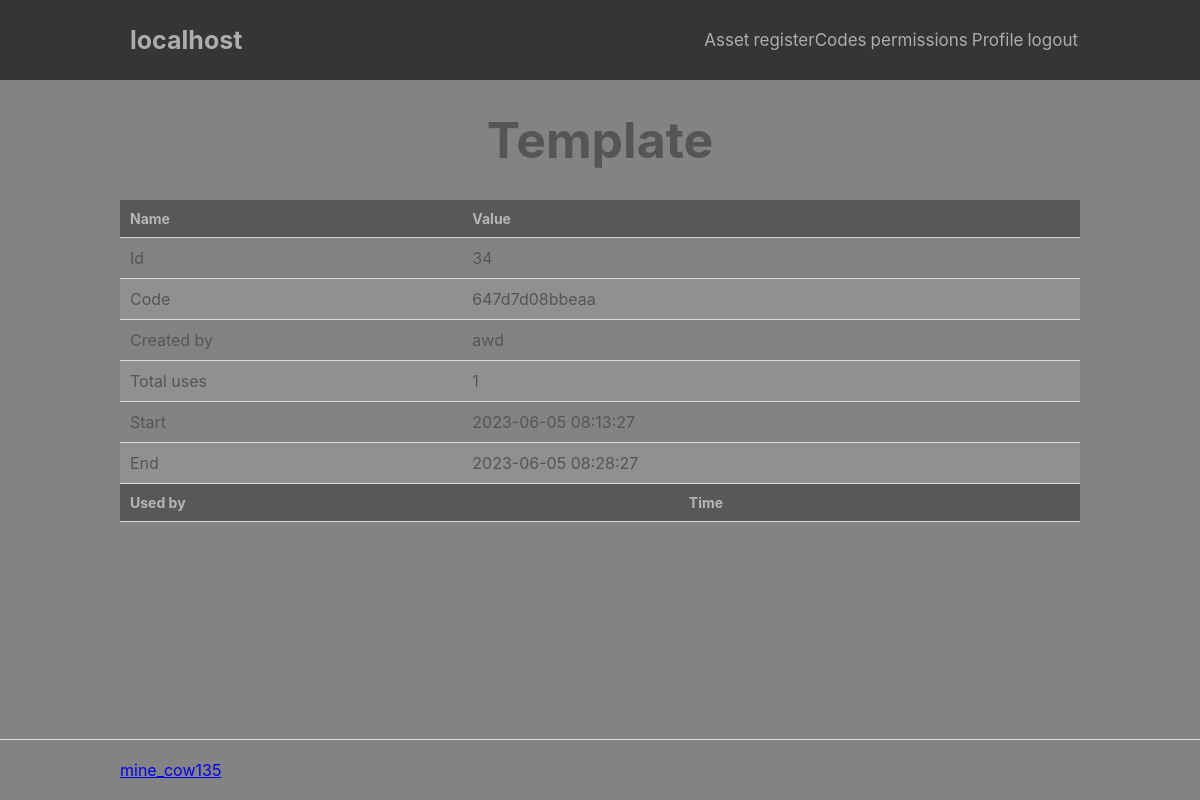
Page /index.php?page=adm/registerCodes/used&id=34 (signed in) on the committed database.
### tables this page shows
CREATE TABLE `registerCodes` (
  `id` int NOT NULL,
  `code` varchar(15) NOT NULL,
  `createdBy` int NOT NULL,
  `TotalUses` int NOT NULL,
  `disabled` tinyint(1) NOT NULL DEFAULT '0',
  `start` datetime NOT NULL DEFAULT CURRENT_TIMESTAMP,
  `end` datetime NOT NULL
);

CREATE TABLE `users` (
  `id` int NOT NULL,
  `username` varchar(100) NOT NULL,
  `email` varchar(100) NOT NULL,
  `password` text,
  `discordId` varchar(50) DEFAULT NULL,
  `date_time` datetime NOT NULL DEFAULT CURRENT_TIMESTAMP,
  `enbled` tinyint(1) NOT NULL DEFAULT '1'
);

### index.php (called while the page is built, shortened)
<?php
include 'functions.php';
$page = isset($_GET['page']) && file_exists('pages/' . $_GET['page'] . '.php') ? $_GET['page'] : 'home';
include 'pages/' . $page . '.php';

### pages/adm/registerCodes/used.php (the view, shortened to what this page needs)
<?php
   $sql = "SELECT registerCodes.id, registerCodes.code, registerCodes.createdBy, users.username, registerCodes.totalUses, registerCodes.start, registerCodes.end FROM registerCodes LEFT JOIN users ON registerCodes.createdBy = users.id WHERE registerCodes.id = :id ORDER BY `registerCodes`.`start` DESC";
   $stmt = $pdo->prepare($sql);
   $stmt->bindParam(':id', $_GET["id"]);
   $stmt->execute();
   $code = $stmt->fetch(PDO::FETCH_ASSOC);
?>
<div class="content-wrapper-center">
    <h1 class="head">Template</h1>
    <table>
        <thead>
            <tr>
                <td>Name</td>
                <td>Value</td>
            </tr>
        </thead>
        <tbody>
            <tr>
                <td>Id</td>
                <td><?= $code["id"] ?></td>
            </tr>
            <tr>
                <td>Code</td>
                <td><?= $code["code"] ?></td>
            </tr>
            <tr>
                <td>Created by</td>
                <td><?= $code["username"] ?></td>
            </tr>
            <tr>
                <td>Total uses</td>
                <td><?= $code["totalUses"] ?></td>
            </tr>
            <tr>
                <td>Start</td>
                <td><?= $code["start"] ?></td>
            </tr>
            <tr>
                <td>End</td>
                <td><?= $code["end"] ?></td>
            </tr>
        </tbody>
    </table>
    <table>
        <thead>
            <tr>
                <td>Used by</td>
                <td>Time</td>
            </tr>
        </thead>
    </table>
</div>
<?= template_footer() ?>

### css/var.css (style rules this page uses)
* { --color_bg_background: #838383; --color_border: #dee0e4; --color_confirm: #38b673; --color_confirm_hover: #32a367; --color_txt_h_1: #adadad; --color_txt_h_2: #555555; --color_txt_p_1: #adadad; --color_txt_p_2: #555555; --color_txt_p_1: #cacaca; --size_tx_h1_1: 50px; --size_tx_h1_2: ; --size_tx_h1_3: 25px; --size_tx_h2_1: 40px; --size_tx_h2_2: 30px; --size_tx_h2_3: ; --size_tx_h3_1: 35px; --size_tx_h3_2: ; --size_tx_h3_3: ; --size_tx_h4_1: 30px; --size_tx_h4_2: ; --size_tx_h4_3: ; --size_tx_h5_1: 25px; --size_tx_h5_2: ; --size_tx_h5_3: ; --size_tx_h6_1: 20px; --size_tx_h6_2: ; --size_tx_h6_3: ; --size_text_header_h1: 25px; --size_text_header: 17px; --size_text_header_span: 12px; --size_item_span: 16px; --place_item_span_top: 22px; --place_item_span_right: 0px; --color_bg_header: #353535; --color_h_table: #b6b6b6; --color_bg_box: #5e5d5d; --color_bg_box_submit: #4e4e4e; --color_bg_box_submit_hover:#3b3b3b; }

### css/style.css (style rules this page uses)
* { box-sizing: border-box; font-family: -apple-system, BlinkMacSystemFont, "segoe ui", roboto, oxygen, ubuntu, cantarell, "fira sans", "droid sans", "helvetica neue", Arial, sans-serif; font-size: 16px; -webkit-font-smoothing: antialiased; -moz-osx-font-smoothing: grayscale; box-sizing: border-box }
html { height: 100%; width: 100%; background-color: var(--color_bg_background); }
body { position: relative; min-height: 100vh; color: #555555; margin: 0; margin-bottom: 20px; }
h1, h2, h3, h4, h5 { color: var(--color_txt_h_2); margin: 0; }
h1 { font-size: var(--size_tx_h1_1); padding: 30px; }
.content-wrapper, .content-wrapper-center { width: 80%; margin: 0 auto; display: flex; flex-wrap: wrap; }
.content-wrapper-center { justify-content: center; }

### css/table.css (style rules this page uses)
table { width: 100%; padding-top: 30px; border-collapse: collapse; }
table thead { background-color: #585858; border-bottom: 1px solid #d3dae0; }
table thead td { padding: 10px; font-weight: bold; color: var(--color_h_table); font-size: 14px; }
table tbody tr { border-bottom: 1px solid #d3dae0; }
table tbody tr:nth-child(even) { background-color: #909090; }
table tbody tr td { padding: 10px; }

### rows in the picture
registercodes: id "34", code "647d7d08bbeaa", createdBy.username "awd", TotalUses "1", start "2023-06-05 08:13:27", end "2023-06-05 08:28:27"

### other values in the picture
$name "localhost"
$i['permissionName'] "Asset"
$i['permissionName'] "registerCodes"
$i['permissionName'] "permissions"
$i['permissionName'] "Profile"
$i['permissionName'] "logout"
